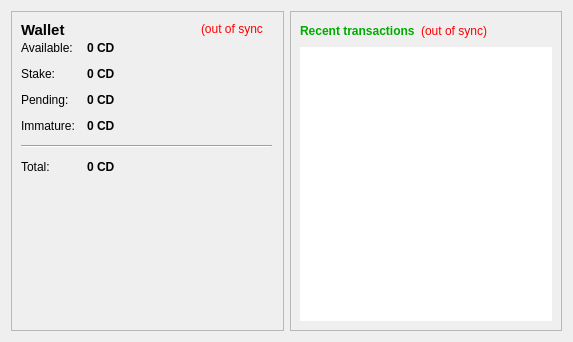
<?xml version="1.0" encoding="UTF-8"?>
<ui version="4.0">
 <class>OverviewPage</class>
 <widget class="QWidget" name="OverviewPage">
  <property name="geometry">
   <rect>
    <x>0</x>
    <y>0</y>
    <width>573</width>
    <height>342</height>
   </rect>
  </property>
  <property name="windowTitle">
   <string>Form</string>
  </property>
  <property name="styleSheet">
   <string notr="true">color: rgb(0, 0, 0);</string>
  </property>
  <layout class="QHBoxLayout" name="horizontalLayout" stretch="1,1">
   <item>
    <layout class="QVBoxLayout" name="verticalLayout_2">
     <item>
      <widget class="QFrame" name="frame">
       <property name="frameShape">
        <enum>QFrame::StyledPanel</enum>
       </property>
       <property name="frameShadow">
        <enum>QFrame::Raised</enum>
       </property>
       <widget class="QWidget" name="layoutWidget">
        <property name="geometry">
         <rect>
          <x>10</x>
          <y>30</y>
          <width>251</width>
          <height>213</height>
         </rect>
        </property>
        <layout class="QFormLayout" name="formLayout_2">
         <property name="fieldGrowthPolicy">
          <enum>QFormLayout::AllNonFixedFieldsGrow</enum>
         </property>
         <property name="horizontalSpacing">
          <number>12</number>
         </property>
         <property name="verticalSpacing">
          <number>12</number>
         </property>
         <item row="0" column="0">
          <widget class="QLabel" name="label">
           <property name="text">
            <string>Available:</string>
           </property>
          </widget>
         </item>
         <item row="0" column="1">
          <widget class="QLabel" name="labelBalance">
           <property name="font">
            <font>
             <weight>75</weight>
             <bold>true</bold>
            </font>
           </property>
           <property name="cursor">
            <cursorShape>IBeamCursor</cursorShape>
           </property>
           <property name="toolTip">
            <string>Your current spendable balance</string>
           </property>
           <property name="text">
            <string notr="true">0 CD</string>
           </property>
           <property name="textInteractionFlags">
            <set>Qt::LinksAccessibleByMouse|Qt::TextSelectableByKeyboard|Qt::TextSelectableByMouse</set>
           </property>
          </widget>
         </item>
         <item row="2" column="0">
          <widget class="QLabel" name="label_6">
           <property name="text">
            <string>Stake:</string>
           </property>
          </widget>
         </item>
         <item row="2" column="1">
          <widget class="QLabel" name="labelStake">
           <property name="font">
            <font>
             <weight>75</weight>
             <bold>true</bold>
            </font>
           </property>
           <property name="cursor">
            <cursorShape>IBeamCursor</cursorShape>
           </property>
           <property name="toolTip">
            <string>Total of coins that was staked, and do not yet count toward the current balance</string>
           </property>
           <property name="text">
            <string notr="true">0 CD</string>
           </property>
           <property name="textInteractionFlags">
            <set>Qt::LinksAccessibleByMouse|Qt::TextSelectableByKeyboard|Qt::TextSelectableByMouse</set>
           </property>
          </widget>
         </item>
         <item row="3" column="0">
          <widget class="QLabel" name="label_3">
           <property name="text">
            <string>Pending:</string>
           </property>
          </widget>
         </item>
         <item row="3" column="1">
          <widget class="QLabel" name="labelUnconfirmed">
           <property name="font">
            <font>
             <weight>75</weight>
             <bold>true</bold>
            </font>
           </property>
           <property name="cursor">
            <cursorShape>IBeamCursor</cursorShape>
           </property>
           <property name="toolTip">
            <string>Total of transactions that have yet to be confirmed, and do not yet count toward the current balance</string>
           </property>
           <property name="text">
            <string notr="true">0 CD</string>
           </property>
           <property name="textInteractionFlags">
            <set>Qt::LinksAccessibleByMouse|Qt::TextSelectableByKeyboard|Qt::TextSelectableByMouse</set>
           </property>
          </widget>
         </item>
         <item row="4" column="0">
          <widget class="QLabel" name="labelImmatureText">
           <property name="text">
            <string>Immature:</string>
           </property>
          </widget>
         </item>
         <item row="4" column="1">
          <widget class="QLabel" name="labelImmature">
           <property name="font">
            <font>
             <weight>75</weight>
             <bold>true</bold>
            </font>
           </property>
           <property name="toolTip">
            <string>Mined balance that has not yet matured</string>
           </property>
           <property name="text">
            <string notr="true">0 CD</string>
           </property>
           <property name="textInteractionFlags">
            <set>Qt::LinksAccessibleByMouse|Qt::TextSelectableByKeyboard|Qt::TextSelectableByMouse</set>
           </property>
          </widget>
         </item>
         <item row="5" column="0" colspan="2">
          <widget class="Line" name="line">
           <property name="orientation">
            <enum>Qt::Horizontal</enum>
           </property>
          </widget>
         </item>
         <item row="6" column="0">
          <widget class="QLabel" name="labelTotalText">
           <property name="text">
            <string>Total:</string>
           </property>
          </widget>
         </item>
         <item row="6" column="1">
          <widget class="QLabel" name="labelTotal">
           <property name="font">
            <font>
             <weight>75</weight>
             <bold>true</bold>
            </font>
           </property>
           <property name="cursor">
            <cursorShape>IBeamCursor</cursorShape>
           </property>
           <property name="toolTip">
            <string>Your current total balance</string>
           </property>
           <property name="text">
            <string notr="true">0 CD</string>
           </property>
           <property name="textInteractionFlags">
            <set>Qt::LinksAccessibleByMouse|Qt::TextSelectableByKeyboard|Qt::TextSelectableByMouse</set>
           </property>
          </widget>
         </item>
        </layout>
       </widget>
       <widget class="QLabel" name="label_5">
        <property name="geometry">
         <rect>
          <x>10</x>
          <y>10</y>
          <width>49</width>
          <height>18</height>
         </rect>
        </property>
        <property name="font">
         <font>
          <pointsize>11</pointsize>
          <weight>75</weight>
          <bold>true</bold>
         </font>
        </property>
        <property name="text">
         <string>Wallet</string>
        </property>
       </widget>
       <widget class="QLabel" name="labelWalletStatus">
        <property name="geometry">
         <rect>
          <x>190</x>
          <y>10</y>
          <width>62</width>
          <height>16</height>
         </rect>
        </property>
        <property name="toolTip">
         <string>The displayed information may be out of date. Your wallet automatically synchronizes with the Candle network after a connection is established, but this process has not completed yet.</string>
        </property>
        <property name="styleSheet">
         <string notr="true">QLabel { color: red; }</string>
        </property>
        <property name="text">
         <string notr="true">(out of sync)</string>
        </property>
        <property name="alignment">
         <set>Qt::AlignLeading|Qt::AlignLeft|Qt::AlignVCenter</set>
        </property>
       </widget>
      </widget>
     </item>
    </layout>
   </item>
   <item>
    <layout class="QVBoxLayout" name="verticalLayout_3">
     <item>
      <widget class="QFrame" name="frame_2">
       <property name="frameShape">
        <enum>QFrame::StyledPanel</enum>
       </property>
       <property name="frameShadow">
        <enum>QFrame::Raised</enum>
       </property>
       <layout class="QVBoxLayout" name="verticalLayout">
        <item>
         <layout class="QHBoxLayout" name="horizontalLayout_2">
          <item>
           <widget class="QLabel" name="label_4">
            <property name="styleSheet">
             <string notr="true">color: rgb(0, 170, 0);</string>
            </property>
            <property name="text">
             <string>&lt;b&gt;Recent transactions&lt;/b&gt;</string>
            </property>
           </widget>
          </item>
          <item>
           <widget class="QLabel" name="labelTransactionsStatus">
            <property name="toolTip">
             <string>The displayed information may be out of date. Your wallet automatically synchronizes with the Candle network after a connection is established, but this process has not completed yet.</string>
            </property>
            <property name="styleSheet">
             <string notr="true">QLabel { color: red; }</string>
            </property>
            <property name="text">
             <string notr="true">(out of sync)</string>
            </property>
            <property name="alignment">
             <set>Qt::AlignRight|Qt::AlignTrailing|Qt::AlignVCenter</set>
            </property>
           </widget>
          </item>
          <item>
           <spacer name="horizontalSpacer">
            <property name="orientation">
             <enum>Qt::Horizontal</enum>
            </property>
            <property name="sizeHint" stdset="0">
             <size>
              <width>40</width>
              <height>20</height>
             </size>
            </property>
           </spacer>
          </item>
         </layout>
        </item>
        <item>
         <widget class="QListView" name="listTransactions">
          <property name="styleSheet">
           <string notr="true">QListView { background: transparent; }
color: rgb(0, 0, 0);</string>
          </property>
          <property name="frameShape">
           <enum>QFrame::NoFrame</enum>
          </property>
          <property name="verticalScrollBarPolicy">
           <enum>Qt::ScrollBarAlwaysOff</enum>
          </property>
          <property name="horizontalScrollBarPolicy">
           <enum>Qt::ScrollBarAlwaysOff</enum>
          </property>
          <property name="selectionMode">
           <enum>QAbstractItemView::NoSelection</enum>
          </property>
         </widget>
        </item>
       </layout>
      </widget>
     </item>
    </layout>
   </item>
  </layout>
 </widget>
 <resources/>
 <connections/>
</ui>
